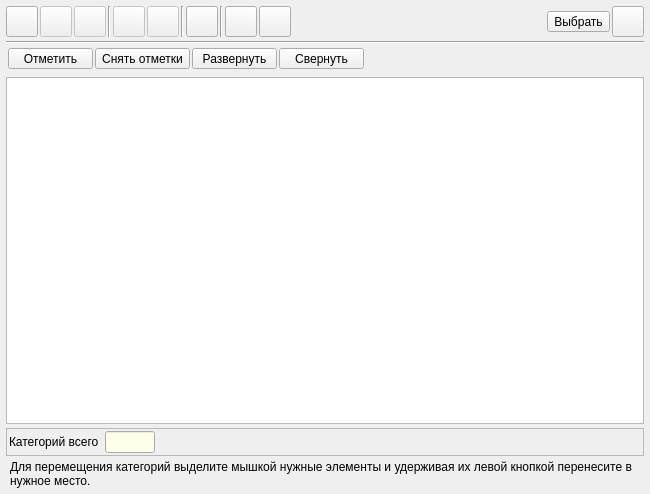
<?xml version="1.0" encoding="UTF-8"?>
<ui version="4.0">
 <class>FormProductsGroups</class>
 <widget class="QDialog" name="FormProductsGroups">
  <property name="windowModality">
   <enum>Qt::ApplicationModal</enum>
  </property>
  <property name="geometry">
   <rect>
    <x>0</x>
    <y>0</y>
    <width>650</width>
    <height>494</height>
   </rect>
  </property>
  <property name="windowTitle">
   <string>Группы товаров</string>
  </property>
  <layout class="QVBoxLayout" name="verticalLayout">
   <property name="spacing">
    <number>4</number>
   </property>
   <property name="leftMargin">
    <number>6</number>
   </property>
   <property name="topMargin">
    <number>6</number>
   </property>
   <property name="rightMargin">
    <number>6</number>
   </property>
   <property name="bottomMargin">
    <number>6</number>
   </property>
   <item>
    <layout class="QHBoxLayout" name="horizontalLayout">
     <property name="spacing">
      <number>2</number>
     </property>
     <item>
      <widget class="QToolButton" name="toolButtonAddGroup">
       <property name="enabled">
        <bool>true</bool>
       </property>
       <property name="sizePolicy">
        <sizepolicy hsizetype="Preferred" vsizetype="Preferred">
         <horstretch>0</horstretch>
         <verstretch>0</verstretch>
        </sizepolicy>
       </property>
       <property name="minimumSize">
        <size>
         <width>0</width>
         <height>0</height>
        </size>
       </property>
       <property name="toolTip">
        <string>Добавить новую категорию</string>
       </property>
       <property name="text">
        <string/>
       </property>
       <property name="icon">
        <iconset resource="../../res.qrc">
         <normaloff>:/32/icons/32x32/add.png</normaloff>:/32/icons/32x32/add.png</iconset>
       </property>
       <property name="iconSize">
        <size>
         <width>24</width>
         <height>24</height>
        </size>
       </property>
       <property name="toolButtonStyle">
        <enum>Qt::ToolButtonIconOnly</enum>
       </property>
      </widget>
     </item>
     <item>
      <widget class="QToolButton" name="toolButtonEditGroup">
       <property name="enabled">
        <bool>false</bool>
       </property>
       <property name="sizePolicy">
        <sizepolicy hsizetype="Preferred" vsizetype="Preferred">
         <horstretch>0</horstretch>
         <verstretch>0</verstretch>
        </sizepolicy>
       </property>
       <property name="minimumSize">
        <size>
         <width>0</width>
         <height>0</height>
        </size>
       </property>
       <property name="text">
        <string/>
       </property>
       <property name="icon">
        <iconset resource="../../res.qrc">
         <normaloff>:/32/icons/32x32/edit.png</normaloff>:/32/icons/32x32/edit.png</iconset>
       </property>
       <property name="iconSize">
        <size>
         <width>24</width>
         <height>24</height>
        </size>
       </property>
      </widget>
     </item>
     <item>
      <widget class="QToolButton" name="toolButtonDeleteGroup">
       <property name="enabled">
        <bool>false</bool>
       </property>
       <property name="sizePolicy">
        <sizepolicy hsizetype="Preferred" vsizetype="Preferred">
         <horstretch>0</horstretch>
         <verstretch>0</verstretch>
        </sizepolicy>
       </property>
       <property name="minimumSize">
        <size>
         <width>0</width>
         <height>0</height>
        </size>
       </property>
       <property name="text">
        <string/>
       </property>
       <property name="icon">
        <iconset resource="../../res.qrc">
         <normaloff>:/32/icons/32x32/delete.png</normaloff>:/32/icons/32x32/delete.png</iconset>
       </property>
       <property name="iconSize">
        <size>
         <width>24</width>
         <height>24</height>
        </size>
       </property>
      </widget>
     </item>
     <item>
      <widget class="Line" name="line">
       <property name="orientation">
        <enum>Qt::Vertical</enum>
       </property>
      </widget>
     </item>
     <item>
      <widget class="QToolButton" name="toolButtonMoveUp">
       <property name="enabled">
        <bool>false</bool>
       </property>
       <property name="sizePolicy">
        <sizepolicy hsizetype="Preferred" vsizetype="Preferred">
         <horstretch>0</horstretch>
         <verstretch>0</verstretch>
        </sizepolicy>
       </property>
       <property name="toolTip">
        <string>Порядок сортировки - выше</string>
       </property>
       <property name="text">
        <string/>
       </property>
       <property name="icon">
        <iconset resource="../../res.qrc">
         <normaloff>:/32/icons/32x32/up.png</normaloff>:/32/icons/32x32/up.png</iconset>
       </property>
       <property name="iconSize">
        <size>
         <width>24</width>
         <height>24</height>
        </size>
       </property>
      </widget>
     </item>
     <item>
      <widget class="QToolButton" name="toolButtonMoveDown">
       <property name="enabled">
        <bool>false</bool>
       </property>
       <property name="toolTip">
        <string>Порядок сортировки - ниже</string>
       </property>
       <property name="text">
        <string/>
       </property>
       <property name="icon">
        <iconset resource="../../res.qrc">
         <normaloff>:/32/icons/32x32/down.png</normaloff>:/32/icons/32x32/down.png</iconset>
       </property>
       <property name="iconSize">
        <size>
         <width>24</width>
         <height>24</height>
        </size>
       </property>
      </widget>
     </item>
     <item>
      <widget class="Line" name="lineSort">
       <property name="orientation">
        <enum>Qt::Vertical</enum>
       </property>
      </widget>
     </item>
     <item>
      <widget class="QToolButton" name="toolButtonRefresh">
       <property name="sizePolicy">
        <sizepolicy hsizetype="Preferred" vsizetype="Preferred">
         <horstretch>0</horstretch>
         <verstretch>0</verstretch>
        </sizepolicy>
       </property>
       <property name="toolTip">
        <string>Обновить группы</string>
       </property>
       <property name="text">
        <string/>
       </property>
       <property name="icon">
        <iconset resource="../../res.qrc">
         <normaloff>:/32/icons/32x32/refresh.png</normaloff>:/32/icons/32x32/refresh.png</iconset>
       </property>
       <property name="iconSize">
        <size>
         <width>24</width>
         <height>24</height>
        </size>
       </property>
      </widget>
     </item>
     <item>
      <widget class="Line" name="lineSort_2">
       <property name="orientation">
        <enum>Qt::Vertical</enum>
       </property>
      </widget>
     </item>
     <item>
      <widget class="QToolButton" name="toolButtonExport">
       <property name="sizePolicy">
        <sizepolicy hsizetype="Preferred" vsizetype="Preferred">
         <horstretch>0</horstretch>
         <verstretch>0</verstretch>
        </sizepolicy>
       </property>
       <property name="toolTip">
        <string>Экспорт групп товаров</string>
       </property>
       <property name="text">
        <string/>
       </property>
       <property name="icon">
        <iconset resource="../../res.qrc">
         <normaloff>:/32/icons/32x32/1428522468_export.png</normaloff>:/32/icons/32x32/1428522468_export.png</iconset>
       </property>
       <property name="iconSize">
        <size>
         <width>24</width>
         <height>24</height>
        </size>
       </property>
      </widget>
     </item>
     <item>
      <widget class="QToolButton" name="toolButtonImport">
       <property name="sizePolicy">
        <sizepolicy hsizetype="Preferred" vsizetype="Preferred">
         <horstretch>0</horstretch>
         <verstretch>0</verstretch>
        </sizepolicy>
       </property>
       <property name="toolTip">
        <string>Импорт групп товаров</string>
       </property>
       <property name="text">
        <string/>
       </property>
       <property name="icon">
        <iconset resource="../../res.qrc">
         <normaloff>:/32/icons/32x32/table_import.png</normaloff>:/32/icons/32x32/table_import.png</iconset>
       </property>
       <property name="iconSize">
        <size>
         <width>24</width>
         <height>24</height>
        </size>
       </property>
      </widget>
     </item>
     <item>
      <spacer name="horizontalSpacer">
       <property name="orientation">
        <enum>Qt::Horizontal</enum>
       </property>
       <property name="sizeHint" stdset="0">
        <size>
         <width>434</width>
         <height>20</height>
        </size>
       </property>
      </spacer>
     </item>
     <item>
      <widget class="QToolButton" name="toolButtonSelect">
       <property name="minimumSize">
        <size>
         <width>0</width>
         <height>0</height>
        </size>
       </property>
       <property name="text">
        <string>Выбрать</string>
       </property>
       <property name="icon">
        <iconset resource="../../res.qrc">
         <normaloff>:/64/icons/64x64/select.png</normaloff>:/64/icons/64x64/select.png</iconset>
       </property>
       <property name="iconSize">
        <size>
         <width>24</width>
         <height>24</height>
        </size>
       </property>
       <property name="toolButtonStyle">
        <enum>Qt::ToolButtonTextBesideIcon</enum>
       </property>
      </widget>
     </item>
     <item>
      <widget class="QToolButton" name="toolButtonSetColumns">
       <property name="sizePolicy">
        <sizepolicy hsizetype="Preferred" vsizetype="Preferred">
         <horstretch>0</horstretch>
         <verstretch>0</verstretch>
        </sizepolicy>
       </property>
       <property name="toolTip">
        <string>Настройка столбцов таблицы</string>
       </property>
       <property name="text">
        <string/>
       </property>
       <property name="icon">
        <iconset resource="../../res.qrc">
         <normaloff>:/32/icons/32x32/setcolumns.png</normaloff>:/32/icons/32x32/setcolumns.png</iconset>
       </property>
       <property name="iconSize">
        <size>
         <width>24</width>
         <height>24</height>
        </size>
       </property>
      </widget>
     </item>
    </layout>
   </item>
   <item>
    <widget class="Line" name="line_2">
     <property name="orientation">
      <enum>Qt::Horizontal</enum>
     </property>
    </widget>
   </item>
   <item>
    <widget class="QWidget" name="widget" native="true">
     <layout class="QHBoxLayout" name="horizontalLayout_2">
      <property name="spacing">
       <number>2</number>
      </property>
      <property name="leftMargin">
       <number>2</number>
      </property>
      <property name="topMargin">
       <number>0</number>
      </property>
      <property name="rightMargin">
       <number>2</number>
      </property>
      <property name="bottomMargin">
       <number>0</number>
      </property>
      <item>
       <widget class="QToolButton" name="toolButtonCheckedAll">
        <property name="minimumSize">
         <size>
          <width>85</width>
          <height>0</height>
         </size>
        </property>
        <property name="toolTip">
         <string>Отметить всё</string>
        </property>
        <property name="text">
         <string>Отметить</string>
        </property>
        <property name="iconSize">
         <size>
          <width>24</width>
          <height>24</height>
         </size>
        </property>
       </widget>
      </item>
      <item>
       <widget class="QToolButton" name="toolButtonUncheckedAll">
        <property name="minimumSize">
         <size>
          <width>85</width>
          <height>0</height>
         </size>
        </property>
        <property name="toolTip">
         <string>Снять отметку со всех</string>
        </property>
        <property name="text">
         <string>Снять отметки</string>
        </property>
        <property name="iconSize">
         <size>
          <width>24</width>
          <height>24</height>
         </size>
        </property>
       </widget>
      </item>
      <item>
       <widget class="QToolButton" name="toolButtonExpandAll">
        <property name="minimumSize">
         <size>
          <width>85</width>
          <height>0</height>
         </size>
        </property>
        <property name="toolTip">
         <string>Развернуть всё</string>
        </property>
        <property name="text">
         <string>Развернуть</string>
        </property>
        <property name="iconSize">
         <size>
          <width>24</width>
          <height>24</height>
         </size>
        </property>
       </widget>
      </item>
      <item>
       <widget class="QToolButton" name="toolButtonCollapseAll">
        <property name="minimumSize">
         <size>
          <width>85</width>
          <height>0</height>
         </size>
        </property>
        <property name="toolTip">
         <string>Свернуть всё</string>
        </property>
        <property name="text">
         <string>Свернуть</string>
        </property>
        <property name="iconSize">
         <size>
          <width>24</width>
          <height>24</height>
         </size>
        </property>
       </widget>
      </item>
      <item>
       <spacer name="horizontalSpacer_2">
        <property name="orientation">
         <enum>Qt::Horizontal</enum>
        </property>
        <property name="sizeHint" stdset="0">
         <size>
          <width>40</width>
          <height>20</height>
         </size>
        </property>
       </spacer>
      </item>
     </layout>
    </widget>
   </item>
   <item>
    <widget class="FrameSearchTable" name="widgetSearchGroups" native="true">
     <property name="minimumSize">
      <size>
       <width>0</width>
       <height>0</height>
      </size>
     </property>
    </widget>
   </item>
   <item>
    <widget class="QTreeView" name="treeViewGroups">
     <property name="acceptDrops">
      <bool>true</bool>
     </property>
     <property name="dragEnabled">
      <bool>true</bool>
     </property>
     <property name="dragDropOverwriteMode">
      <bool>false</bool>
     </property>
     <property name="dragDropMode">
      <enum>QAbstractItemView::InternalMove</enum>
     </property>
     <property name="defaultDropAction">
      <enum>Qt::MoveAction</enum>
     </property>
     <property name="selectionMode">
      <enum>QAbstractItemView::ExtendedSelection</enum>
     </property>
     <property name="selectionBehavior">
      <enum>QAbstractItemView::SelectRows</enum>
     </property>
     <property name="uniformRowHeights">
      <bool>true</bool>
     </property>
     <property name="animated">
      <bool>true</bool>
     </property>
     <property name="expandsOnDoubleClick">
      <bool>false</bool>
     </property>
    </widget>
   </item>
   <item>
    <widget class="QFrame" name="frame">
     <property name="frameShape">
      <enum>QFrame::StyledPanel</enum>
     </property>
     <property name="frameShadow">
      <enum>QFrame::Raised</enum>
     </property>
     <layout class="QHBoxLayout" name="horizontalLayout_4">
      <property name="leftMargin">
       <number>2</number>
      </property>
      <property name="topMargin">
       <number>2</number>
      </property>
      <property name="rightMargin">
       <number>2</number>
      </property>
      <property name="bottomMargin">
       <number>2</number>
      </property>
      <item>
       <widget class="QLabel" name="label">
        <property name="text">
         <string>Категорий всего</string>
        </property>
       </widget>
      </item>
      <item>
       <widget class="QLineEdit" name="lineEditCount">
        <property name="sizePolicy">
         <sizepolicy hsizetype="Preferred" vsizetype="Fixed">
          <horstretch>0</horstretch>
          <verstretch>0</verstretch>
         </sizepolicy>
        </property>
        <property name="maximumSize">
         <size>
          <width>50</width>
          <height>16777215</height>
         </size>
        </property>
        <property name="palette">
         <palette>
          <active>
           <colorrole role="Base">
            <brush brushstyle="SolidPattern">
             <color alpha="255">
              <red>255</red>
              <green>255</green>
              <blue>235</blue>
             </color>
            </brush>
           </colorrole>
          </active>
          <inactive>
           <colorrole role="Base">
            <brush brushstyle="SolidPattern">
             <color alpha="255">
              <red>255</red>
              <green>255</green>
              <blue>235</blue>
             </color>
            </brush>
           </colorrole>
          </inactive>
          <disabled>
           <colorrole role="Base">
            <brush brushstyle="SolidPattern">
             <color alpha="255">
              <red>240</red>
              <green>240</green>
              <blue>240</blue>
             </color>
            </brush>
           </colorrole>
          </disabled>
         </palette>
        </property>
        <property name="alignment">
         <set>Qt::AlignRight|Qt::AlignTrailing|Qt::AlignVCenter</set>
        </property>
        <property name="readOnly">
         <bool>true</bool>
        </property>
       </widget>
      </item>
      <item>
       <spacer name="horizontalSpacer_3">
        <property name="orientation">
         <enum>Qt::Horizontal</enum>
        </property>
        <property name="sizeHint" stdset="0">
         <size>
          <width>40</width>
          <height>20</height>
         </size>
        </property>
       </spacer>
      </item>
     </layout>
    </widget>
   </item>
   <item>
    <layout class="QHBoxLayout" name="horizontalLayout_3">
     <item>
      <widget class="QLabel" name="labelWarning_2">
       <property name="sizePolicy">
        <sizepolicy hsizetype="Maximum" vsizetype="Preferred">
         <horstretch>0</horstretch>
         <verstretch>0</verstretch>
        </sizepolicy>
       </property>
       <property name="text">
        <string>&lt;html&gt;&lt;head/&gt;&lt;body&gt;&lt;p&gt;&lt;img src=&quot;:/32/icons/32x32/info-32.png&quot;/&gt;&lt;/p&gt;&lt;/body&gt;&lt;/html&gt;</string>
       </property>
       <property name="wordWrap">
        <bool>true</bool>
       </property>
      </widget>
     </item>
     <item>
      <widget class="QLabel" name="label_4">
       <property name="text">
        <string>&lt;html&gt;&lt;head/&gt;&lt;body&gt;&lt;p&gt;Для перемещения категорий выделите мышкой нужные элементы и удерживая их левой кнопкой перенесите в нужное место.&lt;/p&gt;&lt;/body&gt;&lt;/html&gt;</string>
       </property>
       <property name="wordWrap">
        <bool>true</bool>
       </property>
      </widget>
     </item>
    </layout>
   </item>
  </layout>
  <action name="actionAddGroup">
   <property name="icon">
    <iconset resource="../../res.qrc">
     <normaloff>:/32/icons/32x32/add.png</normaloff>:/32/icons/32x32/add.png</iconset>
   </property>
   <property name="text">
    <string>Создать категорию</string>
   </property>
   <property name="toolTip">
    <string>Создать новую категорию</string>
   </property>
   <property name="shortcut">
    <string>Ctrl+Shift+Ins</string>
   </property>
  </action>
  <action name="actionEditGroup">
   <property name="icon">
    <iconset resource="../../res.qrc">
     <normaloff>:/32/icons/32x32/edit.png</normaloff>:/32/icons/32x32/edit.png</iconset>
   </property>
   <property name="text">
    <string>Изменить</string>
   </property>
   <property name="toolTip">
    <string>Редактировать категорию</string>
   </property>
  </action>
  <action name="actionAddSubGroup">
   <property name="text">
    <string>Добавить подкатегорию</string>
   </property>
   <property name="toolTip">
    <string>Добавить новую подкатегорию</string>
   </property>
   <property name="shortcut">
    <string>Ctrl+Right</string>
   </property>
  </action>
  <action name="actionDeleteGroups">
   <property name="icon">
    <iconset resource="../../res.qrc">
     <normaloff>:/32/icons/32x32/delete.png</normaloff>:/32/icons/32x32/delete.png</iconset>
   </property>
   <property name="text">
    <string>Удалить</string>
   </property>
   <property name="toolTip">
    <string>Удалить выбранные категории</string>
   </property>
  </action>
  <action name="actionSelect">
   <property name="icon">
    <iconset resource="../../res.qrc">
     <normaloff>:/64/icons/64x64/select.png</normaloff>:/64/icons/64x64/select.png</iconset>
   </property>
   <property name="text">
    <string>Выбрать</string>
   </property>
   <property name="toolTip">
    <string>Выбрать категории</string>
   </property>
  </action>
  <action name="actionUp">
   <property name="icon">
    <iconset resource="../../res.qrc">
     <normaloff>:/32/icons/32x32/up.png</normaloff>:/32/icons/32x32/up.png</iconset>
   </property>
   <property name="text">
    <string>Переместить выше</string>
   </property>
   <property name="toolTip">
    <string>Переместить выше</string>
   </property>
   <property name="shortcut">
    <string>Ctrl+Up</string>
   </property>
  </action>
  <action name="actionDown">
   <property name="icon">
    <iconset resource="../../res.qrc">
     <normaloff>:/32/icons/32x32/down.png</normaloff>:/32/icons/32x32/down.png</iconset>
   </property>
   <property name="text">
    <string>Переместить ниже</string>
   </property>
   <property name="toolTip">
    <string>Переместить ниже</string>
   </property>
   <property name="shortcut">
    <string>Ctrl+Down</string>
   </property>
  </action>
  <action name="actionSetCodeUrl">
   <property name="text">
    <string>Транслитерация URL категории</string>
   </property>
   <property name="toolTip">
    <string>Транслитерация URL категории</string>
   </property>
   <property name="shortcut">
    <string>Ctrl+T</string>
   </property>
  </action>
  <action name="actionSetIncPrices">
   <property name="text">
    <string>Установить наценки для парсера</string>
   </property>
  </action>
  <action name="actionSetParentRoot">
   <property name="text">
    <string>Открепить родительскую категорию</string>
   </property>
   <property name="toolTip">
    <string>Открепить родительскую категорию</string>
   </property>
  </action>
  <action name="actionSetParentGroup">
   <property name="text">
    <string>Изменить родительскую категорию</string>
   </property>
  </action>
 </widget>
 <customwidgets>
  <customwidget>
   <class>FrameSearchTable</class>
   <extends>QWidget</extends>
   <header>framesearchtable.h</header>
   <container>1</container>
  </customwidget>
 </customwidgets>
 <resources>
  <include location="../../res.qrc"/>
 </resources>
 <connections/>
</ui>
